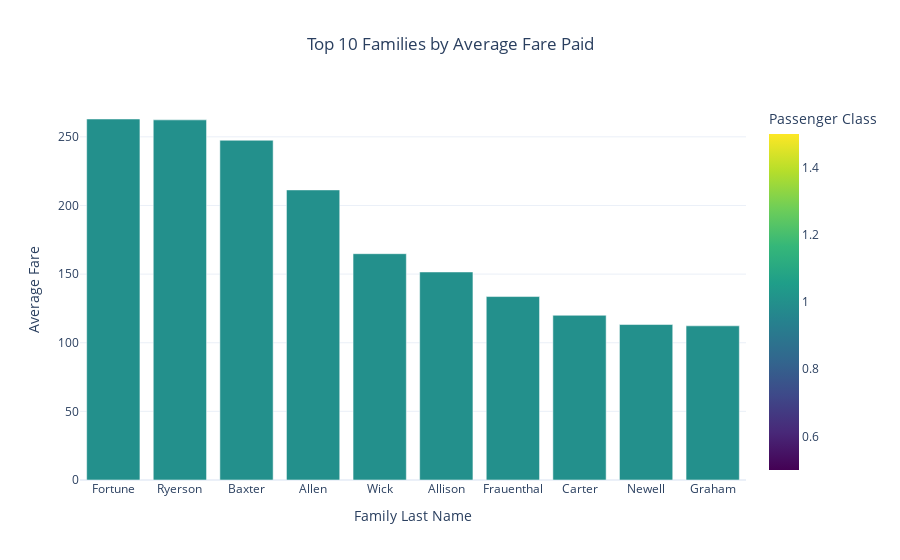

Notebook code for this chart:
### Code cell
visualize_families()

### Figure 1 — Plotly figure (JSON) as saved in the notebook; plotly's stock layout.template omitted (floating-point values rounded to 4 significant figures)
{"data": [{"alignmentgroup": "True", "hovertemplate": "Family Last Name=%{x}<br>Average Fare=%{y}<br>Passenger Class=%{marker.color}<extra></extra>", "legendgroup": "", "marker": {"color": [1, 1, 1, 1, 1, 1, 1, 1, 1, 1], "coloraxis": "coloraxis", "pattern": {"shape": ""}}, "name": "", "offsetgroup": "", "orientation": "v", "showlegend": false, "textposition": "auto", "type": "bar", "x": ["Fortune", "Ryerson", "Baxter", "Allen", "Wick", "Allison", "Frauenthal", "Carter", "Newell", "Graham"], "xaxis": "x", "y": [263.0, 262.4, 247.5, 211.3, 164.9, 151.6, 133.7, 120.0, 113.3, 112.3], "yaxis": "y"}], "layout": {"barmode": "group", "coloraxis": {"colorbar": {"title": {"text": "Passenger Class"}}, "colorscale": [[0, "#440154"], [0.1111, "#482878"], [0.2222, "#3e4989"], [0.3333, "#31688e"], [0.4444, "#26828e"], [0.5556, "#1f9e89"], [0.6667, "#35b779"], [0.7778, "#6ece58"], [0.8889, "#b5de2b"], [1, "#fde725"]]}, "legend": {"tracegroupgap": 0}, "title": {"text": "Top 10 Families by Average Fare Paid", "x": 0.5}, "xaxis": {"anchor": "y", "domain": [0, 1], "title": {"text": "Family Last Name"}}, "yaxis": {"anchor": "x", "domain": [0, 1], "title": {"text": "Average Fare"}}}}
